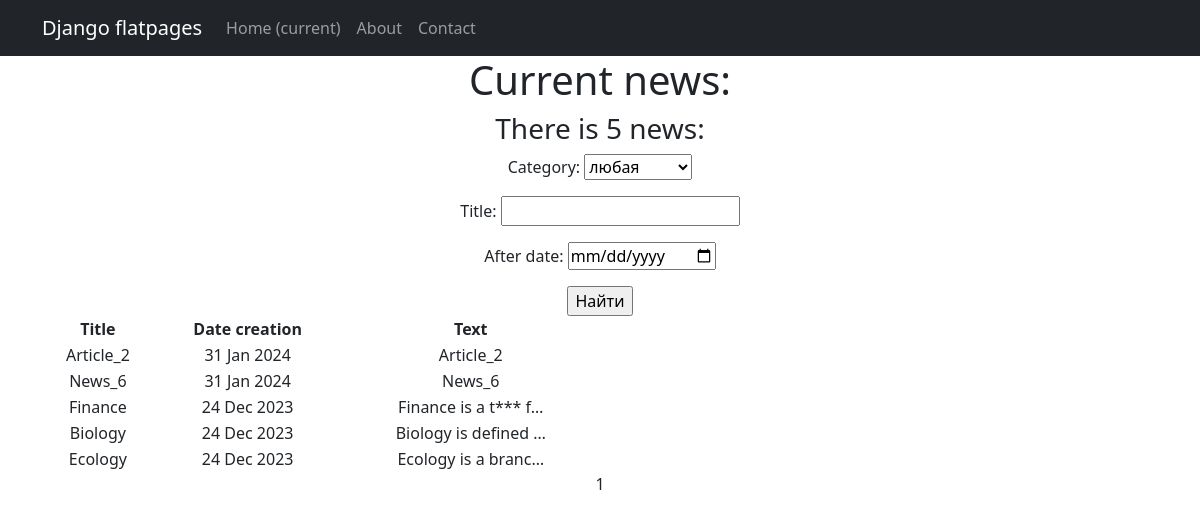
The app's page /news/search/ with its own data.
### newapp/models.py (models this page shows, shortened)
class Post(models.Model):# содержать в себе статьи и новости, которые создают пользователи
    author = models.ForeignKey(Author, on_delete = models.CASCADE)# связь «один ко многим» с моделью Author;
    News = 'NW'# новость
    Article = 'AR'# статья
    CATEGORY_CHOICES = (
        (News, 'Новость'),
        (Article, 'Статья')
    )
    categoryType = models.CharField(max_length = 2, choices = CATEGORY_CHOICES, default = Article)# поле с выбором — «статья» или «новость»;
    dateCreation = models.DateTimeField(auto_now_add = True)# автоматически добавляемая дата и время создания;
    postCategory = models.ManyToManyField(Category, through= 'PostCategory')# связь «многие ко многим» с моделью Category (с дополнительной моделью PostCategory);
    title = models.CharField(max_length= 128) # заголовок статьи/новости;
    text = models.TextField() # текст статьи/новости;
    rating = models.SmallIntegerField(default=0)# рейтинг статьи/новости.

### newapp/views.py (the view)
# urls.py: path('search/', NewsSearch.as_view(), name='news_search'),
class NewsSearch(ListView):
    model = Post
    ordering = '-dateCreation'
    template_name = 'news_search.html'
    context_object_name = 'news_search'
    paginate_by = 10  # вот так мы можем указать количество записей на странице
    def get_queryset(self):
        queryset = super().get_queryset()
        self.filterset = NewsFilter(self.request.GET, queryset)
        return self.filterset.qs
    def get_context_data(self, **kwargs):
        context = super().get_context_data(**kwargs)
        context['filterset'] = self.filterset
        return context

### newapp/models.py (called while the page is built)
    def __str__(self): #__str__() – магический метод для отображения информации об объекте класса для пользователей
        return self.name

### newapp/templatetags/custom_filters.py (called while the page is built)
@register.filter()
def censor(value):
    for word in censor_list:
        value = value.replace(word[1:], '*' * len(word[1:])) #Строковый метод str.replace(old, new[, count]) вернет копию строки,
    return value # Возвращаемое функцией значение подставится в шаблон.

### newapp/templates/news_search.html (shortened to what this page needs)
{% extends 'flatpages/default.html' %}
{% load custom_filters %}
{% block content %}
<h1>Current news:</h1>
<h3>There is {{news_search|length}} news:</h3>
   <form action="" method="get">
       {{ filterset.form.as_p }}
       <input type="submit" value="Найти" />
   </form>
{% if news_search %}
    <table width="50%">
        <tr>
            <td> <b>Title </b> </td>
            <td> <b>Date creation</b> </td>
            <td> <b>Text</b> </td>
        </tr>
           {% for one_news in news_search %}
           <tr>
               <td>{{ one_news.title|censor }}</td>
               <td>{{ one_news.dateCreation|date:"d M Y"}}</td>
               <td>{{ one_news.text|truncatechars:20|censor}}</td>
           </tr>
           {% endfor %}
    </table>
{% else %}
       <h2>No current news!</h2>
{% endif %}
   {{ page_obj.number }}
{% endblock content%}

### newapp/templates/flatpages/default.html (shortened to what this page needs)
<!DOCTYPE html>
<html lang="en">
    <head>
        {% load static %}
        <link href="{% static 'css/styles.css' %}" rel="stylesheet" />
    </head>
    <body>
<nav class="navbar navbar-expand-lg navbar-dark bg-dark static-top">
   <div class="container">
       <a class="navbar-brand" href="#">Django flatpages</a>
       <div class="collapse navbar-collapse" id="navbarResponsive">
           <ul class="navbar-nav ml-auto">
               <li class="nav-item active">
                   <a class="nav-link" href="#">Home
                       <span class="sr-only">(current)</span>
                   </a>
               </li>
               <li class="nav-item">
                   <a class="nav-link" href="/about/">About</a>
               </li>
               <li class="nav-item">
                   <a class="nav-link" href="/contacts/">Contact</a>
               </li>
           </ul>
       </div>
   </div>
</nav>
        <div class="container">
            <div class="row">
                <div class="col-lg-12 text-center">
                    {% block content %}{% endblock content %}
                </div>
            </div>
        </div>
    </body>
</html>

### records on screen
Post: title|censor "Article_2", dateCreation "31 Jan 2024", text|censor "Article_2"
Post: title|censor "News_6", dateCreation "31 Jan 2024", text|censor "News_6"
Post: title|censor "Finance", dateCreation "24 Dec 2023", text|censor "Finance is a t*** f…"
Post: title|censor "Biology", dateCreation "24 Dec 2023", text|censor "Biology is defined …"
Post: title|censor "Ecology", dateCreation "24 Dec 2023", text|censor "Ecology is a branc…"

### other values on screen
{{ news_search|length }} "5"
{{ page_obj.number }} "1"
